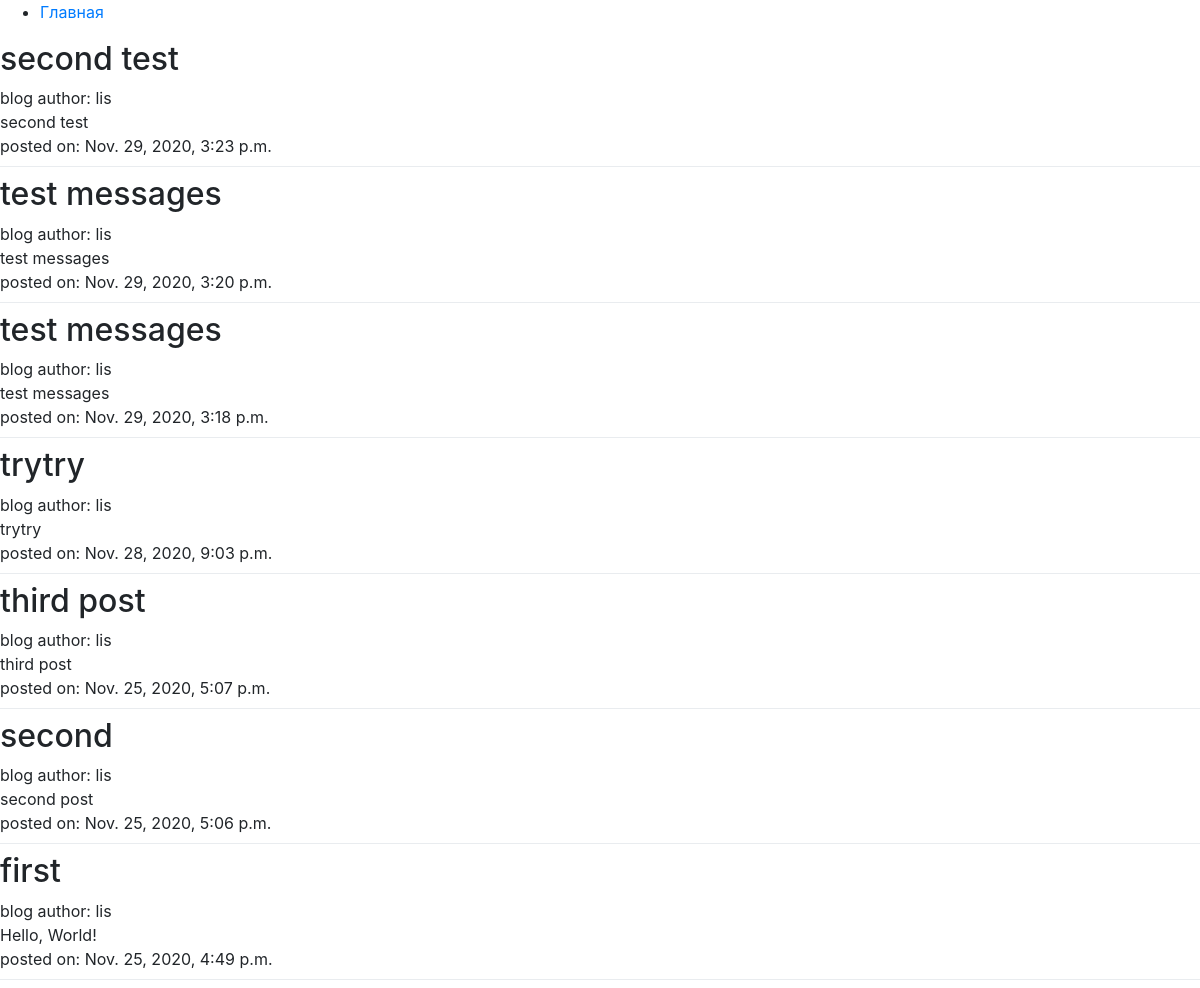
The page /lis/ on the database its author committed.
### posts/models.py (models this page shows, shortened)
class Post(models.Model):
    author = models.ForeignKey(
        User,
        on_delete=models.CASCADE,
        related_name='author_posts'
    )
    title = models.CharField(max_length=50)
    text = models.TextField(max_length=500)
    pub_date = models.DateTimeField(auto_now_add=True)
    read_status = models.BooleanField(default=False)

### posts/views.py (the view)
# urls.py: path('<str:username>/', views.user_blog, name='user_blog'),
def user_blog(request, username):
    user_blog = get_object_or_404(User, username=username)
    post_list = Post.objects.filter(author=user_blog).order_by('-pub_date').all()
    return render(request, 'user_blog.html', {
        'user_blog': user_blog,
        'post_list': post_list
    })

### posts/templates/user_blog.html
{% extends 'base.html' %}
{% block content %}
{% for pst in post_list %}
    <h2>{{ pst.title }}</h2>
    blog author: {{ pst.author }}
    <br>
    {{ pst.text }}
    <br>
    posted on: {{ pst.pub_date }}
    <div class="dropdown-divider"></div>
{% endfor %}
{% endblock %}

### rows shown on the page
Post: title "second test", author "lis", text "second test", pub_date "Nov. 29, 2020, 3:23 p.m."
Post: title "test messages", author "lis", text "test messages", pub_date "Nov. 29, 2020, 3:20 p.m."
Post: title "test messages", author "lis", text "test messages", pub_date "Nov. 29, 2020, 3:18 p.m."
Post: title "trytry", author "lis", text "trytry", pub_date "Nov. 28, 2020, 9:03 p.m."
Post: title "third post", author "lis", text "third post", pub_date "Nov. 25, 2020, 5:07 p.m."
Post: title "second", author "lis", text "second post", pub_date "Nov. 25, 2020, 5:06 p.m."
Post: title "first", author "lis", text "Hello, World!", pub_date "Nov. 25, 2020, 4:49 p.m."
